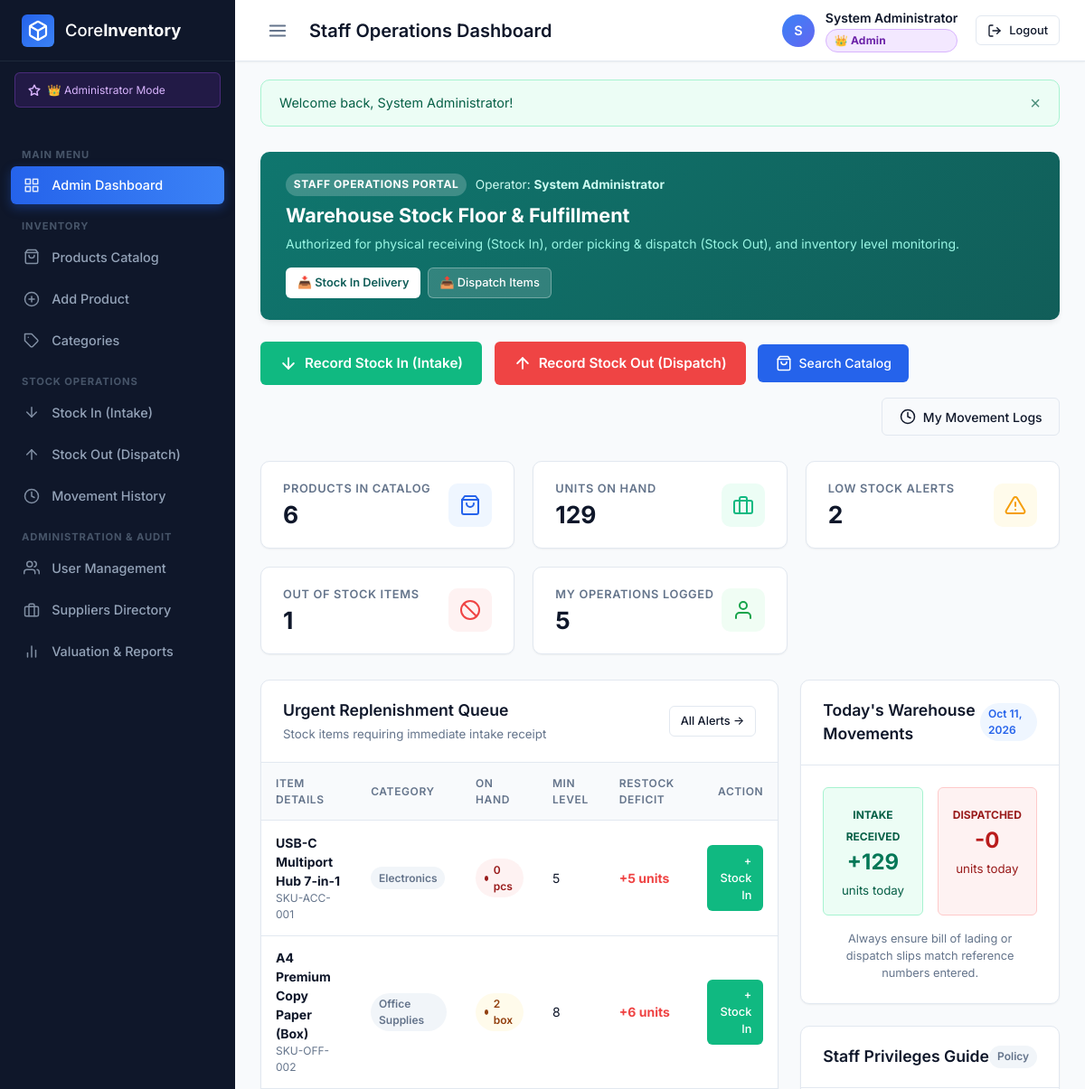
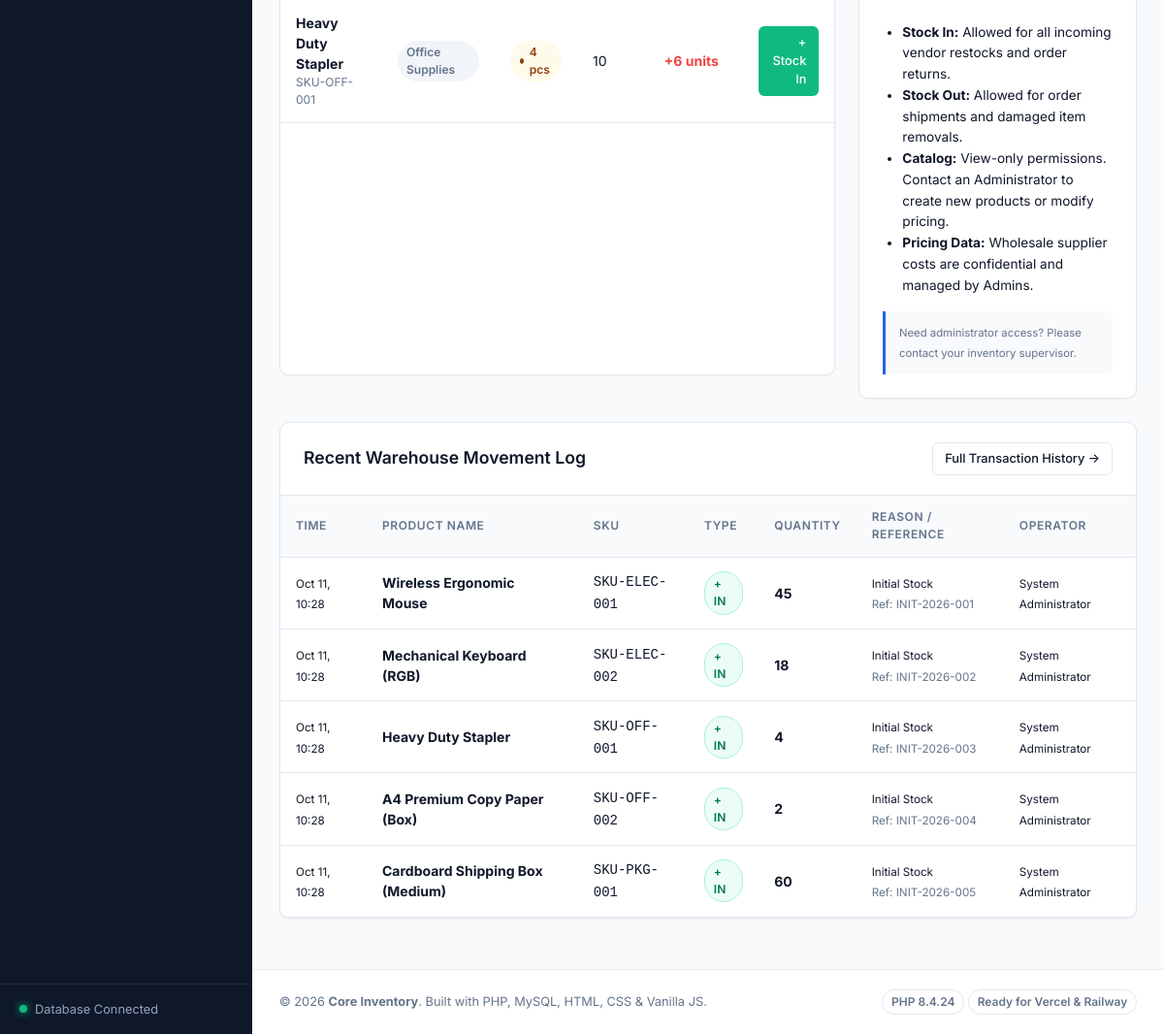
/pages/staff-dashboard.php (signed in), run on the app's committed database (2 pictures, top to bottom).
### tables this page shows
CREATE TABLE `products` (
    `id` INT UNSIGNED NOT NULL AUTO_INCREMENT,
    `sku` VARCHAR(50) NOT NULL,
    `name` VARCHAR(150) NOT NULL,
    `description` TEXT NULL,
    `category_id` INT UNSIGNED NULL,
    `supplier_id` INT UNSIGNED NULL,
    `cost_price` DECIMAL(10, 2) NOT NULL DEFAULT 0.00,
    `unit_price` DECIMAL(10, 2) NOT NULL DEFAULT 0.00,
    `quantity` INT NOT NULL DEFAULT 0,
    `min_threshold` INT NOT NULL DEFAULT 5,
    `unit_of_measure` VARCHAR(30) NOT NULL DEFAULT 'pcs',
    `created_at` DATETIME NOT NULL DEFAULT CURRENT_TIMESTAMP,
    `updated_at` DATETIME NOT NULL DEFAULT CURRENT_TIMESTAMP ON UPDATE CURRENT_TIMESTAMP,
    PRIMARY KEY (`id`),
    UNIQUE KEY `uk_products_sku` (`sku`),
    KEY `idx_products_category` (`category_id`),
    KEY `idx_products_supplier` (`supplier_id`),
    CONSTRAINT `fk_products_category` FOREIGN KEY (`category_id`)
        REFERENCES `categories` (`id`) ON DELETE SET NULL ON UPDATE CASCADE,
    CONSTRAINT `fk_products_supplier` FOREIGN KEY (`supplier_id`)
        REFERENCES `suppliers` (`id`) ON DELETE SET NULL ON UPDATE CASCADE
);

CREATE TABLE `categories` (
    `id` INT UNSIGNED NOT NULL AUTO_INCREMENT,
    `name` VARCHAR(100) NOT NULL,
    `description` TEXT NULL,
    `created_at` DATETIME NOT NULL DEFAULT CURRENT_TIMESTAMP,
    PRIMARY KEY (`id`),
    UNIQUE KEY `uk_categories_name` (`name`)
);

CREATE TABLE `stock_transactions` (
    `id` INT UNSIGNED NOT NULL AUTO_INCREMENT,
    `product_id` INT UNSIGNED NOT NULL,
    `user_id` INT UNSIGNED NULL,
    `type` ENUM('IN', 'OUT') NOT NULL,
    `quantity` INT NOT NULL,
    `balance_before` INT NOT NULL,
    `balance_after` INT NOT NULL,
    `reason` VARCHAR(100) NOT NULL DEFAULT 'Restock',
    `reference_no` VARCHAR(100) NULL,
    `notes` TEXT NULL,
    `created_at` DATETIME NOT NULL DEFAULT CURRENT_TIMESTAMP,
    PRIMARY KEY (`id`),
    KEY `idx_stock_product` (`product_id`),
    KEY `idx_stock_user` (`user_id`),
    KEY `idx_stock_type` (`type`),
    KEY `idx_stock_created` (`created_at`),
    CONSTRAINT `fk_stock_product` FOREIGN KEY (`product_id`)
        REFERENCES `products` (`id`) ON DELETE CASCADE ON UPDATE CASCADE,
    CONSTRAINT `fk_stock_user` FOREIGN KEY (`user_id`)
        REFERENCES `users` (`id`) ON DELETE SET NULL ON UPDATE CASCADE
);

CREATE TABLE `users` (
    `id` INT UNSIGNED NOT NULL AUTO_INCREMENT,
    `full_name` VARCHAR(100) NOT NULL,
    `username` VARCHAR(50) NOT NULL,
    `email` VARCHAR(100) NOT NULL,
    `password_hash` VARCHAR(255) NOT NULL,
    `role` ENUM('admin', 'staff') NOT NULL DEFAULT 'staff',
    `status` ENUM('active', 'inactive') NOT NULL DEFAULT 'active',
    `created_at` DATETIME NOT NULL DEFAULT CURRENT_TIMESTAMP,
    `updated_at` DATETIME NOT NULL DEFAULT CURRENT_TIMESTAMP ON UPDATE CURRENT_TIMESTAMP,
    PRIMARY KEY (`id`),
    UNIQUE KEY `uk_users_username` (`username`),
    UNIQUE KEY `uk_users_email` (`email`)
);

### pages/staff-dashboard.php (the view, shortened to what the rows shown need)
<?php
require_once __DIR__ . '/../includes/header.php';
try {
    $txStmt = $pdo->query("SELECT st.*, p.name AS product_name, p.sku, u.full_name AS user_name
        FROM stock_transactions st
        JOIN products p ON st.product_id = p.id
        LEFT JOIN users u ON st.user_id = u.id
        ORDER BY st.created_at DESC LIMIT 8");
    $recentTransactions = $txStmt->fetchAll();
    $urgentStmt = $pdo->query("SELECT p.*, c.name AS category_name
        FROM products p
        LEFT JOIN categories c ON p.category_id = c.id
        WHERE p.quantity <= p.min_threshold
        ORDER BY p.quantity ASC LIMIT 6");
    $urgentItems = $urgentStmt->fetchAll();
} catch (PDOException $e) {
    error_log("Staff Dashboard query error: " . $e->getMessage());
    $totalProducts = $totalPhysicalUnits = $lowStockCount = $outOfStockCount = $myTransactionsCount = 0;
    $unitsInToday = $unitsOutToday = 0;
    $recentTransactions = [];
    $urgentItems = [];
}
?>
<div class="card" style="margin-bottom: 1.5rem; background: linear-gradient(135deg, #0f766e 0%, #115e59 100%); color: #ffffff; border: none; box-shadow: var(--shadow-md);">
    <div class="card-body" style="padding: 1.5rem 1.75rem; display: flex; align-items: center; justify-content: space-between; flex-wrap: wrap; gap: 1rem;">
        <div>
            <h2 style="font-size: 1.35rem; font-weight: 700; color: #ffffff; margin-bottom: 0.25rem;">Warehouse Stock Floor & Fulfillment</h2>
        </div>
    </div>
</div>
<div class="dashboard-grid">
    <div class="card">
        <div class="card-header">
            <div>
                <h2 class="card-title">Urgent Replenishment Queue</h2>
            </div>
        </div>
        <div class="card-body" style="padding: 0;">
            <div class="table-responsive">
                <table class="table">
                    <thead>
                        <tr>
                            <th>Item Details</th>
                            <th>Category</th>
                            <th>On Hand</th>
                            <th>Min Level</th>
                            <th>Restock Deficit</th>
                            <th style="text-align: right;">Action</th>
                        </tr>
                    </thead>
                    <tbody>
                        <?php if (empty($urgentItems)): ?>
                            <tr>
                                <td colspan="6" style="text-align: center; padding: 2.5rem; color: #059669; background: #ecfdf5;">
                                    ✅ All warehouse inventory items are currently above safety thresholds.
                                </td>
                            </tr>
                        <?php else: ?>
                            <?php foreach ($urgentItems as $item):
                                $deficit = $item['min_threshold'] - $item['quantity'];
                            ?>
                                <tr>
                                    <td>
                                        <strong><?= htmlspecialchars($item['name']) ?></strong>
                                        <div style="font-size: 0.75rem; color: var(--text-muted);"><?= htmlspecialchars($item['sku']) ?></div>
                                    </td>
                                    <td><span class="badge badge-secondary"><?= htmlspecialchars($item['category_name'] ?? 'General') ?></span></td>
                                    <td>
                                        <span class="stock-status-pill <?= $item['quantity'] == 0 ? 'outofstock' : 'lowstock' ?>">
                                            <?= $item['quantity'] ?> <?= htmlspecialchars($item['unit_of_measure']) ?>
                                        </span>
                                    </td>
                                    <td><?= $item['min_threshold'] ?></td>
                                    <td>
                                        <strong style="color: var(--danger);">+<?= max(0, $deficit) ?> units</strong>
                                    </td>
                                    <td style="text-align: right;">
                                        <a href="<?= url('pages/stock-in.php?product_id=' . $item['id']) ?>" class="btn btn-sm btn-success" title="Record Intake">
                                            + Stock In
                                        </a>
                                    </td>
                                </tr>
                            <?php endforeach; ?>
                        <?php endif; ?>
                    </tbody>
                </table>
            </div>
        </div>
    </div>
    <div style="display: flex; flex-direction: column; gap: 1.5rem;">
        <div class="card" style="margin-bottom: 0;">
            <div class="card-header">
                <h2 class="card-title">Today's Warehouse Movements</h2>
            </div>
        </div>
        <div class="card" style="margin-bottom: 0;">
            <div class="card-header">
                <h2 class="card-title">Staff Privileges Guide</h2>
            </div>
        </div>
    </div>
</div>
<div class="card" style="margin-top: 1.5rem;">
    <div class="card-header">
        <h2 class="card-title">Recent Warehouse Movement Log</h2>
    </div>
    <div class="card-body" style="padding: 0;">
        <div class="table-responsive">
            <table class="table">
                <thead>
                    <tr>
                        <th>Time</th>
                        <th>Product Name</th>
                        <th>SKU</th>
                        <th>Type</th>
                        <th>Quantity</th>
                        <th>Reason / Reference</th>
                        <th>Operator</th>
                    </tr>
                </thead>
                <tbody>
                    <?php if (empty($recentTransactions)): ?>
                        <tr>
                            <td colspan="7" style="text-align: center; padding: 2rem; color: var(--text-muted);">
                                No recent transactions found.
                            </td>
                        </tr>
                    <?php else: ?>
                        <?php foreach ($recentTransactions as $tx): ?>
                            <tr>
                                <td><small><?= date('M d, H:i', strtotime($tx['created_at'])) ?></small></td>
                                <td><strong><?= htmlspecialchars($tx['product_name']) ?></strong></td>
                                <td><code><?= htmlspecialchars($tx['sku']) ?></code></td>
                                <td>
                                    <span class="badge <?= $tx['type'] === 'IN' ? 'badge-movement-in' : 'badge-movement-out' ?>">
                                        <?= $tx['type'] === 'IN' ? '+ IN' : '- OUT' ?>
                                    </span>
                                </td>
                                <td><strong><?= number_format($tx['quantity']) ?></strong></td>
                                <td>
                                    <small><?= htmlspecialchars($tx['reason']) ?></small>
                                    <?php if (!empty($tx['reference_no'])): ?>
                                        <div><small style="color: var(--text-muted);">Ref: <?= htmlspecialchars($tx['reference_no']) ?></small></div>
                                    <?php endif; ?>
                                </td>
                                <td><small><?= htmlspecialchars($tx['user_name'] ?? 'Warehouse Staff') ?></small></td>
                            </tr>
                        <?php endforeach; ?>
                    <?php endif; ?>
                </tbody>
            </table>
        </div>
    </div>
</div>
<?php require_once __DIR__ . '/../includes/footer.php'; ?>

### data on the page
products: name "USB-C Multiport Hub 7-in-1", sku "SKU-ACC-001", category.name "Electronics", quantity "0", unit_of_measure "pcs", min_threshold "5"
products: name "A4 Premium Copy Paper (Box)", sku "SKU-OFF-002", category.name "Office Supplies", quantity "2", unit_of_measure "box", min_threshold "8", max(0, $deficit) "6"
products: name "Heavy Duty Stapler", sku "SKU-OFF-001", category.name "Office Supplies", quantity "4", unit_of_measure "pcs", min_threshold "10", max(0, $deficit) "6"
stock_transactions: created_at "Oct 11, 10:28", product.name "Wireless Ergonomic Mouse", product.sku "SKU-ELEC-001", type "+ IN", quantity "45", reason "Initial Stock", reference_no "INIT-2026-001", user.full_name "System Administrator"
stock_transactions: created_at "Oct 11, 10:28", product.name "Mechanical Keyboard (RGB)", product.sku "SKU-ELEC-002", type "+ IN", quantity "18", reason "Initial Stock", reference_no "INIT-2026-002", user.full_name "System Administrator"
stock_transactions: created_at "Oct 11, 10:28", product.name "Heavy Duty Stapler", product.sku "SKU-OFF-001", type "+ IN", quantity "4", reason "Initial Stock", reference_no "INIT-2026-003", user.full_name "System Administrator"
stock_transactions: created_at "Oct 11, 10:28", product.name "A4 Premium Copy Paper (Box)", product.sku "SKU-OFF-002", type "+ IN", quantity "2", reason "Initial Stock", reference_no "INIT-2026-004", user.full_name "System Administrator"
stock_transactions: created_at "Oct 11, 10:28", product.name "Cardboard Shipping Box (Medium)", product.sku "SKU-PKG-001", type "+ IN", quantity "60", reason "Initial Stock", reference_no "INIT-2026-005", user.full_name "System Administrator"

### other printed values
$pageTitle "Staff Operations Dashboard"
substr($user['full_name'], 0, 1) "S"
$user['full_name'] "System Administrator"
$flash['message'] "Welcome back, System Administrator!"
$totalProducts "6"
$totalPhysicalUnits "129"
$lowStockCount "2"
$outOfStockCount "1"
$myTransactionsCount "5"
$unitsInToday "129"
$unitsOutToday "0"
APP_NAME "Core Inventory"
PHP_VERSION "8.4.24"
